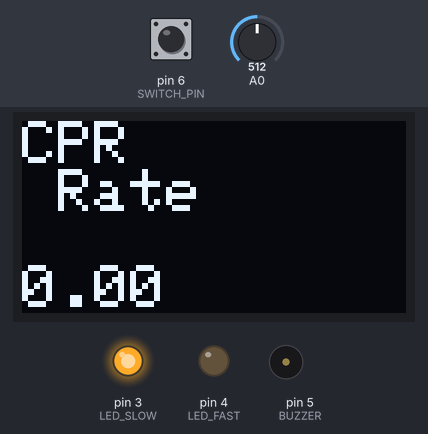
Recording of a sketch running on a simulated Arduino Uno, built with avr-gcc and run on an emulated ATmega328P. Parts: 128×64 one-colour display, output pins drawn as LEDs (lit = HIGH), buzzer (waves = sounding, pin HIGH). Inputs (shaded band) come from the test bench; at power-on: A0 = 512, pin 6 (SWITCH_PIN) HIGH. What the sketch prints to the serial monitor is not drawn.

Above: at 1.2 s.
1.3 s: A0 set to 547
3.9 s: A0 set to 581
At 5.7 s:
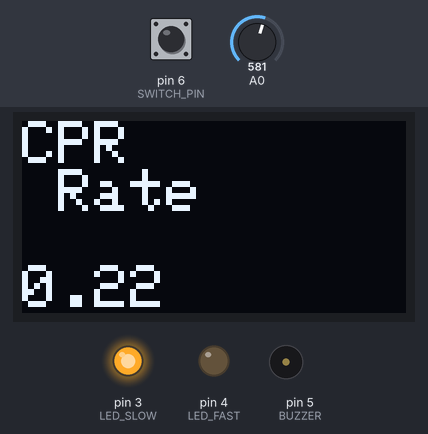
6.0 s: pin 6 (SWITCH_PIN) pulled LOW for 0.15 s
At 6.1 s:
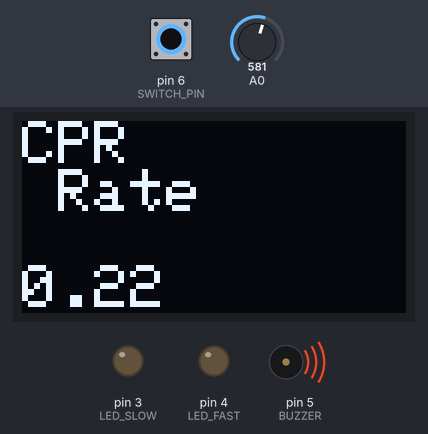
7.6 s: pin 6 (SWITCH_PIN) pulled LOW for 3.2 s
At 11.4 s:
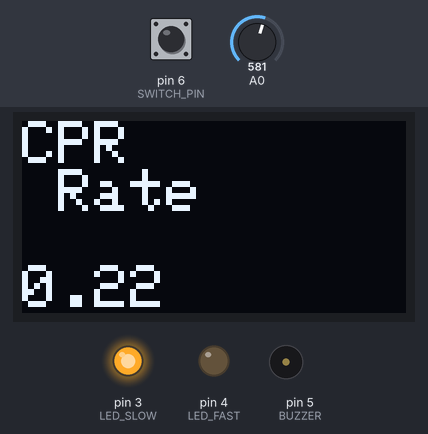
Timing chart, 0 to 12.9 s (numbered marks = the images above; inputs shaded):
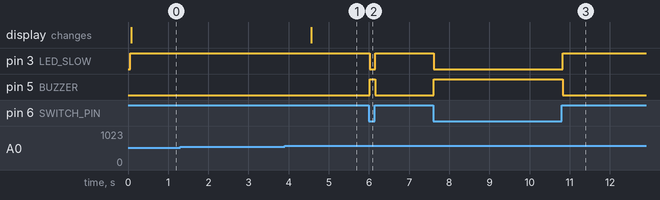

Measured:
- the behaviour switches between 562 and 563 on A0 (found by bisection; images 0 and 1)
- after the input at 1.3 s, every drawn part: stays the same
- after the input at 3.9 s, the display: changes after 0.67 s (image 1)
- after the input at 6.0 s, pin 3 (LED_SLOW): HIGH → LOW at once, → HIGH 0.14 s later; pin 5 (BUZZER): LOW → HIGH at once, → LOW 0.14 s later
- after the input at 7.6 s, pin 3 (LED_SLOW): HIGH → LOW at once, → HIGH 3.2 s later; pin 5 (BUZZER): LOW → HIGH at once, → LOW 3.2 s later

The sketch:

accelindicators.ino
```cpp
#include <Adafruit_GFX.h>
#include <Adafruit_SSD1306.h>
#include "MovingAvg.h"

#define SCREEN_ADDRESS 0x3C
#define DISPLAY_WIDTH 128
#define DISPLAY_HEIGHT 64
#define OLED_RESET -1 // 1 if sharing Arduino reset pin
Adafruit_SSD1306 display(DISPLAY_WIDTH, DISPLAY_HEIGHT, &Wire, OLED_RESET);

MovingAvg<int, 50, long> analogValues;

#define DECAY_RATE 0.01
// or use const float DECAY_RATE = 0.01;

#define LED_SLOW 3
#define LED_FAST 4
#define BUZZER 5
#define SWITCH_PIN 6

void setup() {
  Serial.begin(9600);
  display.begin(SSD1306_SWITCHCAPVCC, SCREEN_ADDRESS); // SWITCHCAPAVCC tells Arduino to switch on OLED internal voltage
  display.clearDisplay(); // clear buffer
  display.display(); // update the display with the buffer's content

  pinMode(LED_SLOW, OUTPUT);
  pinMode(LED_FAST, OUTPUT);
  pinMode(BUZZER, OUTPUT);

  pinMode(SWITCH_PIN, INPUT_PULLUP);
}

void displayRate(float cprRate) {
  display.clearDisplay();
  display.setTextSize(2); // Text size is 2
  display.setTextColor(1); // Text color is white
  display.setCursor(0,0); // Start at top-left cursor
  display.println(F("CPR\n Rate"));
  display.setTextSize(2);
  display.println("");
  display.println(cprRate);
  display.display();
}

void loop() {
  int  analogValue = analogRead(A0);
  analogValues.push(analogRead(A0));
  float smoothedValue = analogValues.getMovingAvg();
  Serial.println(smoothedValue); // current moving averages

  // keeping track of max and min
  static float analogValueMax = 0;
  static float analogValueMin = 1023;
  analogValueMax = (smoothedValue > analogValueMax) ? smoothedValue : analogValueMax;
  analogValueMin = (smoothedValue < analogValueMin) ? smoothedValue : analogValueMin;

  // elastic envelope
  float stepSize = (analogValueMax - analogValueMin) * DECAY_RATE;
  analogValueMax -= stepSize;

  // define two thresholds for hysteresis
  float upperThreshold = analogValueMax * 0.7 + analogValueMin * 0.3;
  float lowerThreshold = analogValueMax * 0.3 + analogValueMin * 0.7;

  // calculate CPR rate
  static bool wasAboveUpperThreshold = false;
  static long lastRisingEdgeTime = micros(); // in microseconds
  static float cprRate = 0; // in Hz
  if (smoothedValue > upperThreshold && (analogValueMax - analogValueMin) > 50) {
    if (!wasAboveUpperThreshold) {
      long currTime = micros();
      long timeDiff = currTime - lastRisingEdgeTime;
      lastRisingEdgeTime = currTime;
      cprRate = float(1e6) / timeDiff;
    }
    wasAboveUpperThreshold = true;
  } else if (smoothedValue < lowerThreshold) {
    wasAboveUpperThreshold = false;
  }

  int cprBPM = cprRate * 60;

  bool isAudioMode = (digitalRead(SWITCH_PIN) == LOW);

  if (isAudioMode) {
    if (cprBPM < 100) {
      digitalWrite(BUZZER, HIGH);
      digitalWrite(LED_SLOW, LOW);
      digitalWrite(LED_FAST, LOW);
    } else if (cprBPM > 140) {
      digitalWrite(BUZZER, HIGH);
      digitalWrite(LED_SLOW, LOW);
      digitalWrite(LED_FAST, LOW);
    } else {
      digitalWrite(BUZZER, LOW);
    }
  } else {
    if (cprBPM < 100) {
      digitalWrite(LED_SLOW, HIGH);
      digitalWrite(LED_FAST, LOW);
      digitalWrite(BUZZER, LOW);
    } else if (cprBPM > 140) {
      digitalWrite(LED_SLOW, LOW);
      digitalWrite(LED_FAST, HIGH);
      digitalWrite(BUZZER, LOW);
    } else {
      digitalWrite(LED_SLOW, LOW);
      digitalWrite(LED_FAST, LOW);
      digitalWrite(BUZZER, LOW);
    }
  }

  Serial.print("CPR BPM: ");
  Serial.println(cprBPM);

  // Calculate CPR depth
  float cprDepth = 0.7 * (analogValueMax - analogValueMin) / (cprRate * cprRate); // in cm

  //Serial.println(cprRate);

  displayRate(cprRate);
}
```

MovingAvg.h
```cpp
/*
 * A simple moving average buffer.
 */

#ifndef MOVING_AVG_H_
#define MOVING_AVG_H_

template<typename T, size_t S, typename ST>
class MovingAvg {
public:
  MovingAvg() {
    // Populate buffer with zeros.
    for (int i = 0; i < S; i++) {
      circularBuffer[i] = static_cast<T>(0);
    }
    writeIndex = 0;
    sum = static_cast<ST>(0);
  }

  void push(T value) {
    if (isnan(value) || isinf(value)) {
      return;
    }
    // Store oldest value in a temp variable before overwriting it
    T oldestValue = circularBuffer[writeIndex];
    circularBuffer[writeIndex] = value;

    // Increment pointer
    writeIndex++;
    writeIndex = (writeIndex >= S) ? 0 : writeIndex;

    // Update size
    bufferSize++;
    bufferSize = (bufferSize > S)? S : bufferSize;

    // Update sum
    sum += value - oldestValue;
  }

  float getMovingAvg() {
    if (bufferSize == 0) {
      return 0.0;
    }
    return sum / static_cast<float>(bufferSize);
  }

private:
  T circularBuffer[S];
  int writeIndex;
  int bufferSize;
  ST sum;
};

#endif // MOVING_AVG_H_
```
